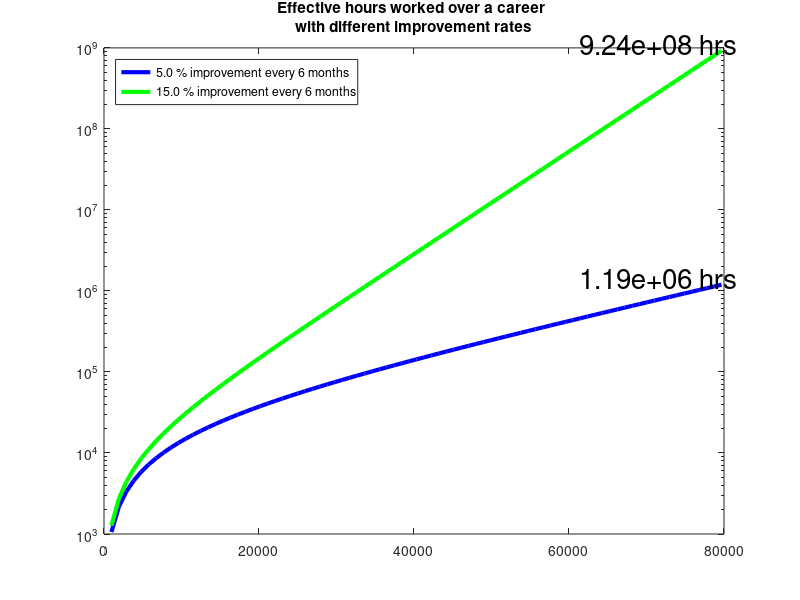

The MATLAB source for this figure: (Note: this script raises an error after producing the figure.)
int_hr=960;
tot_hr=80e3;
eff_gain=5;

ahr=[0:int_hr:tot_hr];
ehr=[];
ehr(1)=0;

nint=numel(ahr);

for i=2:nint
    ehr(i)=int_hr*(1+eff_gain/100)^i;
end

ehrcs=cumsum(ehr);

semilogy(ahr,ehrcs,'b','linewidth',3)
text(ahr(end)*.77,ehrcs(end)*1.2,sprintf('%.3g hrs',ehrcs(end)),...
    'fontsize',20)

%%
int_hr=960;
tot_hr=80e3;
eff_gain2=15;

ahr=[0:int_hr:tot_hr];
ehr2=[];
ehr2(1)=0;

nint=numel(ahr);

for i=2:nint
    ehr2(i)=int_hr*(1+eff_gain2/100)^i;
end

ehr2cs=cumsum(ehr2);

hold on
semilogy(ahr,ehr2cs,'g','linewidth',3)
hold off
text(ahr(end)*.77,ehr2cs(end)*1.2,sprintf('%.3g hrs',ehr2cs(end)),...
    'fontsize',20)

%%
lgn_str={sprintf('%.1f %% improvement every 6 months',eff_gain),...
    sprintf('%.1f %% improvement every 6 months',eff_gain2)};

legend(lgn_str,'location','northwest')

title_str=sprintf('Effective hours worked over a career \nwith different improvement rates','fontsize',20);
title(title_str)

ax=gca;
ax.FontSize=20;
ylabel('Effective hours worked')
xlabel('Actual hours worked')

grid on
ylim([1e3 1e10])
text(.3e4,3e7,sprintf('Effective Hour Ratio: %.1f\n(Proxy for fair total compensation)',ehr2cs(end)/ehrcs(end)),'fontsize',20)